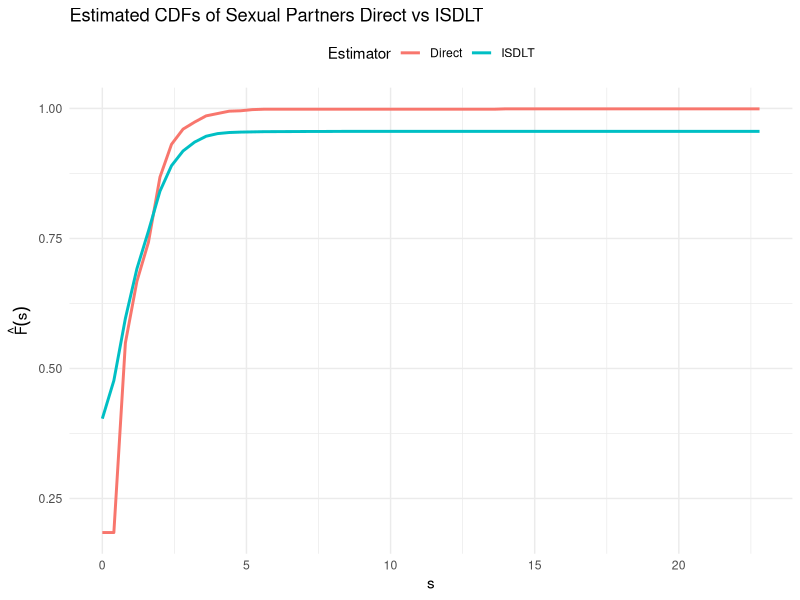
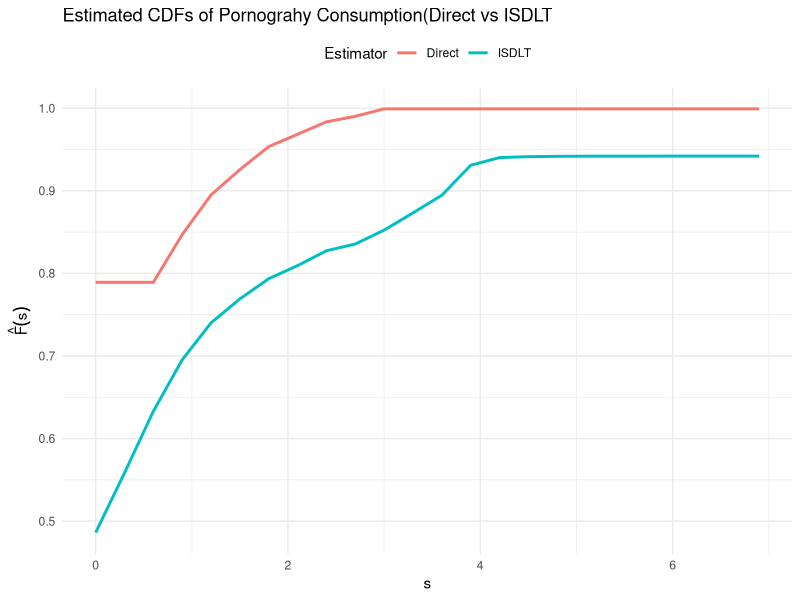
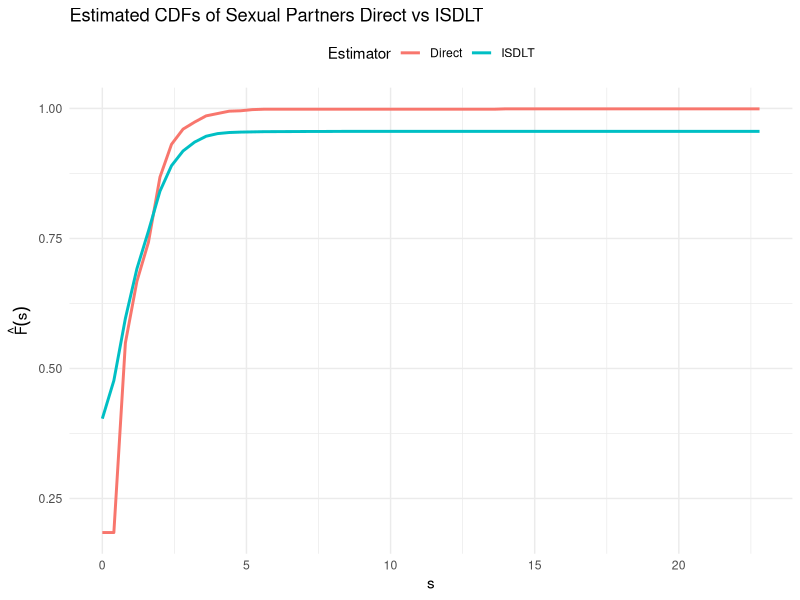
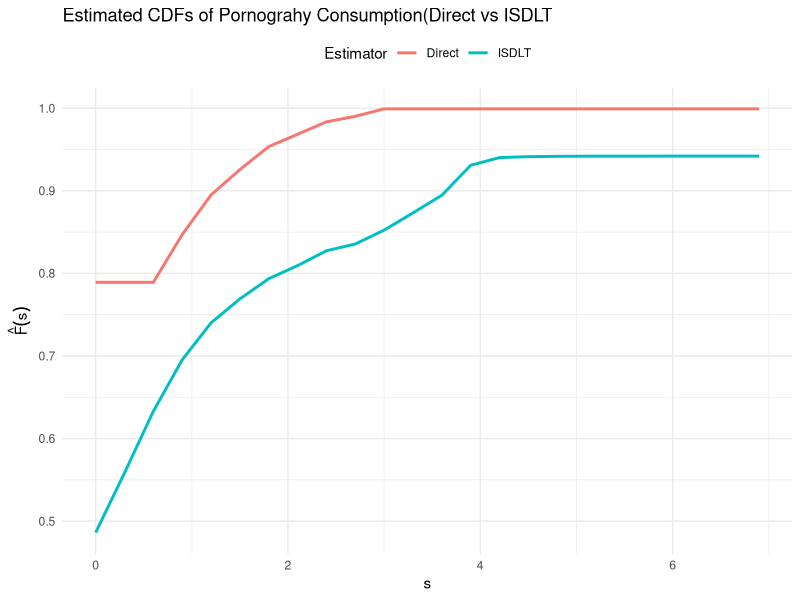

These charts were generated, in order, by the following R code:
## ---- chunk 1


library(haven)
library(tidyverse)

Kv14a <- read_sav("kv14a_EN_1.0p.sav")

glimpse(Kv14a)
head(Kv14a)

## ---- chunk 2


library(dplyr)

sexual_partners_data <- Kv14a %>%
  mutate(group = as.numeric(kv14a001)) %>%
  transmute(
    id = nomem_encr,
    group,

    
# GROUP 1 
# Long list:
# Q 1: How many times did you visit a restaurant last year?
# Q 2: How many different sexual partners have you had up to now?
restaurant_plus_sex = ifelse(group == 1, kv14a003, NA),

# Short list:
# How many cultural events (e.g. movies, concerts, theater, readings) did you go to last year?
cultural_events_short = ifelse(group == 1, kv14a005, NA),

  
# GROUP 2
# Long list:
# Q 1: How many cultural events (e.g. movies, concerts, theater, readings) did you go to last year?
# Q 2: How many different sexual partners have you had up to now?
cultural_plus_sex = ifelse(group == 2, kv14a007, NA),

# Short list:
# How many times did you visit a restaurant last year?
restaurant_short = ifelse(group == 2, kv14a009, NA),

   
# CONTROL GROUP (DIRECT QUESTIONING)
    
# Sensitive question:
# How many different sexual partners have you had up to now?
sexual_partners_direct = ifelse(group == 3, kv14a012, NA),

# Control item 1:
# How many cultural events (e.g. movies, concerts, theater, readings) did you go to last year?
cultural_events_direct = ifelse(group == 3, kv14a010, NA),

# Control item 2:
# How many times did you visit a restaurant last year?
restaurant_visits_direct = ifelse(group == 3, kv14a011, NA)
  )

# View(sexual_partners_data)

## ---- chunk 3

# group 1

# long list resturant + sexual partners
# short list cultural events

sex_g1 <- sexual_partners_data %>%
  dplyr::filter(group == 1) %>%
  dplyr::arrange(id) %>%
  dplyr::select(id, restaurant_plus_sex, cultural_events_short) 


# group 2 

# long list cultural + sexual partners
# short list restaurant visits

sex_g2 <- sexual_partners_data %>%
  dplyr::filter(group == 2) %>%
  dplyr::arrange(id) %>%
  dplyr::select(id, cultural_plus_sex, restaurant_short) 


# group 3 

# control sexual partners , cultural events , restaurant visits

sex_ctrl <- sexual_partners_data %>%
  dplyr::filter(group == 3) %>%
  dplyr::arrange(id) %>%
  dplyr::select(id, sexual_partners_direct, cultural_events_direct, restaurant_visits_direct)

colSums(is.na(sex_g1))
colSums(is.na(sex_g2))

anyNA(sex_g1)
anyNA(sex_g2)
anyNA(sex_ctrl)
## ---- chunk 4
# group 1

# long list resturant + sexual partners   S + C1
# short list cultural events  C1
sex_g1 <- sex_g1 %>%
  mutate(restaurant_plus_sex_trans = log(restaurant_plus_sex + 1),
         cultural_events_short_trans = log(cultural_events_short + 1)) %>%
  na.omit()

# group 2 

# long list cultural + sexual partners   S + C2
# short list restaurant visits    C2
sex_g2 <- sex_g2 %>%
  mutate(cultural_plus_sex_trans = log(cultural_plus_sex + 1),
         restaurant_short_trans = log(restaurant_short + 1)) %>%
  na.omit()

# group 3 

# control sexual partners , cultural events , restaurant visits
sex_ctrl <- sex_ctrl %>%
  mutate(sexual_partners_direct_trans = log(sexual_partners_direct + 1),
         cultural_events_direct_trans = log(cultural_events_direct + 1),
         restaurant_visits_direct_trans = log(restaurant_visits_direct + 1)) %>%
  na.omit()


colSums(is.na(sex_g1))
colSums(is.na(sex_g2))
  
#View(sex_g1)
#View(sex_g2)
#View(sex_ctrl)

anyNA(sex_ctrl)
anyNA(sex_g1)
anyNA(sex_g2)


## ---- chunk 5

# Y1_A: Group 1 long-list values   # S + C1
# Y2_B: Group 2 short-list values  # C2
 
Y1_A <- sex_g1$restaurant_plus_sex_trans  # S + C1
Y2_B <- sex_g2$restaurant_short_trans    # C2

# Y1_B: Group 1 short-list values   # C1
# Y2_A: Group 2 long-list values     # S + C2

Y1_B <- sex_g1$cultural_events_short_trans  # C1
Y2_A <- sex_g2$cultural_plus_sex_trans      # S + C2

# cdf for long list group S + C1 restaurant + sexual partners
F1_Y1 <- function(y) mean(Y1_A <= y, na.rm = TRUE)

# cdf for short list C2 restaurant visits
F0_Y1 <- function(y) mean(Y2_B <= y, na.rm = TRUE)




# cdf for long list S + C2  cultural events + sexual partners
F1_Y2 <- function(y) mean(Y2_A <= y, na.rm = TRUE)

# cdf for short list C1 cultural events
F0_Y2 <- function(y) mean(Y1_B <= y, na.rm = TRUE)

s_min <- min(sex_ctrl$sexual_partners_direct_trans, na.rm = TRUE)
s_max <- max(sex_ctrl$sexual_partners_direct_trans, na.rm = TRUE)

s_grid <- seq(s_min, s_max, 0.4)



F_raw_1 <- sapply(s_grid, function(s) {
  inner_vals <- sapply(Y2_B, function(Yi) F1_Y1(s + Yi) - F0_Y1(Yi))
  mean(inner_vals) + 0.5
})

F_raw_2 <- sapply(s_grid, function(s) {
  inner_vals <- sapply(Y1_B, function(Yi) F1_Y2(s + Yi) - F0_Y2(Yi))
  mean(inner_vals) + 0.5
})


F_hat_isdlt <- pmin(pmax(0.5 * (F_raw_1 + F_raw_2), 0), 1)




F_direct <- sapply(s_grid, function(s) 
  mean(sex_ctrl$sexual_partners_direct_trans <= s, na.rm = TRUE)
)

sex_results <- data.frame(
  s = s_grid,
  F_direct = round(F_direct, 4),
  F_isdlt = round(F_hat_isdlt, 4)
)




sex_results
 write.csv(sex_results, "sexual_partners_direct_vs_isdlt_cdf.csv", row.names = FALSE)

## ---- chunk 6
library(ggplot2)

# plot Direct vs ISDLT
ggplot(sex_results, aes(x = s)) +
  geom_line(aes(y = F_direct, color = "Direct"), linewidth = 1) +
  geom_line(aes(y = F_isdlt, color = "ISDLT"), linewidth = 1) +
  labs(
    title = "Estimated CDFs of Sexual Partners Direct vs ISDLT",
    x = "s",
    y = expression(hat(F)(s)),
    color = "Estimator"
  ) +
  theme_minimal()+
  theme(legend.position = "top")


ggsave("sexaul_partners_direct_vs_isdlt_cdf.png", width = 18, height = 10, dpi = 300)

## ---- chunk 7



pornography_data <- Kv14a %>%
  mutate(group = as.numeric(kv14a001)) %>%
  transmute(
    id = nomem_encr,
    group,

  
# GROUP 1 
# Long list:
# Question 1: How many days did your last holiday trip take?
# Q 2: Please think of the last 14 days. On how many of these days have you been watching pornography

holiday_plus_porn = ifelse(group == 1, kv14a002, NA),

# Short list:
# How many hours did you work last week?
work_hours_short = ifelse(group == 1, kv14a004, NA),

    
# GROUP 2 
# Long list:
# Question 1: How many hours did you work last week?
# Q 2: Please think of the last 14 days. On how many of these days have you been watching pornography
   
work_hours_plus_porn = ifelse(group == 2, kv14a006, NA),

# Short list:
# How many days did your last holiday trip take?
holiday_days_short = ifelse(group == 2, kv14a008, NA),

   
# CONTROL GROUP 3 (DIRECT QUESTIONING)
    
# Sensitive question:
# Please think of the last 14 days. On how many of these days have you been watching pornography
    
pornography_direct = ifelse(group == 3, kv14a015, NA),

# Control item 1:
# How many hours did you work last week?
work_hours_direct = ifelse(group == 3, kv14a013, NA),

# Control item 2:
# How many days did your last holiday trip take?
holiday_days_direct = ifelse(group == 3, kv14a014, NA)
  )



## ---- chunk 8

# group 1

# long list holiday + porn
# short list work hours

porno_g1 <- pornography_data %>%
  dplyr::filter(group == 1) %>%
  dplyr::arrange(id) %>%
  dplyr::select(id, holiday_plus_porn, work_hours_short) 


# group 2 

# long list cultural + sexual partners
# short list restaurant visits

porno_g2 <- pornography_data %>%
  dplyr::filter(group == 2) %>%
  dplyr::arrange(id) %>%
  dplyr::select(id, work_hours_plus_porn, holiday_days_short) 


# group 3 

# control sexual partners , cultural events , restaurant visits

porno_ctrl <- pornography_data %>%
  dplyr::filter(group == 3) %>%
  dplyr::arrange(id) %>%
  dplyr::select(id, pornography_direct, work_hours_direct, holiday_days_direct)

colSums(is.na(porno_g1))
colSums(is.na(porno_g2))

anyNA(porno_g1)
anyNA(porno_g2)
anyNA(porno_ctrl)

## ---- chunk 9
# group 1

# long list porn + holiday
# short list work hours
porno_g1 <- porno_g1 %>%
  mutate(holiday_plus_porn_trans = log(holiday_plus_porn + 1),
         work_hours_short_trans = log(work_hours_short + 1)) %>%
  na.omit()

# group 2 

# long list porn + work hours
# short list holidays
porno_g2 <- porno_g2 %>%
  mutate(work_hours_plus_porn_trans = log(work_hours_plus_porn + 1),
         holiday_days_short_trans = log(holiday_days_short + 1)) %>%
  na.omit()


# group 3 

# control sexual partners , cultural events , restaurant visits
porno_ctrl <- porno_ctrl %>%
  mutate(pornography_direct_trans = log(pornography_direct + 1),
         work_hours_direct_trans = log(work_hours_direct + 1),
         holiday_days_direct_trans = log(holiday_days_direct + 1)) %>%
  na.omit()


colSums(is.na(porno_g1))
colSums(is.na(porno_g2))
  
#View(sex_g1)
#View(sex_g2)
#View(sex_ctrl)

anyNA(sex_ctrl)
anyNA(sex_g1)
anyNA(sex_g2)


## ---- chunk 10



# Y1_A: Group 1 long-list values   S + C1
# Y2_B: Group 2 short-list values   C2

Y1_A <- porno_g1$holiday_plus_porn_trans  # S + C1
Y2_B <- porno_g2$holiday_days_short_trans    # C2

# Y1_B: Group 1 short-list values  C1
# Y2_A: Group 2 long-list values   S + C2

Y1_B <- porno_g1$work_hours_short_trans  # C1
Y2_A <- porno_g2$work_hours_plus_porn_trans      # S + C2

# cdf for long list group  S + C1 Porn + Holidays
F1_Y1 <- function(y) mean(Y1_A <= y, na.rm = TRUE)

# cdf for short list C2 Holidays
F0_Y1 <- function(y) mean(Y2_B <= y, na.rm = TRUE)


# cdf for long list S + C2 Work hours + Porn 
F1_Y2 <- function(y) mean(Y2_A <= y, na.rm = TRUE)

# cdf for short list C1 Work hours
F0_Y2 <- function(y) mean(Y1_B <= y, na.rm = TRUE)

s_min <- min(porno_ctrl$pornography_direct_trans, na.rm = TRUE)
s_max <- max(porno_ctrl$pornography_direct_trans, na.rm = TRUE)

s_grid <- seq(s_min, s_max, 0.3)



F_raw_1 <- sapply(s_grid, function(s) {
  inner_vals <- sapply(Y2_B, function(Yi) F1_Y1(s + Yi) - F0_Y1(Yi))
  mean(inner_vals) + 0.5
})

F_raw_2 <- sapply(s_grid, function(s) {
  inner_vals <- sapply(Y1_B, function(Yi) F1_Y2(s + Yi) - F0_Y2(Yi))
  mean(inner_vals) + 0.5
})


F_hat_isdlt <- pmin(pmax(0.5 * (F_raw_1 + F_raw_2), 0), 1)




F_direct <- sapply(s_grid, function(s) 
  mean(porno_ctrl$pornography_direct_trans <= s, na.rm = TRUE)
)

porno_results <- data.frame(
  s = s_grid,
  F_direct_ = round(F_direct, 4),
  F_isdlt_ = round(F_hat_isdlt, 4)
)




porno_results

write.csv(porno_results, "pornograhy_consumption_direct_vs_isdlt_cdf.csv", row.names = FALSE)


## ---- chunk 11

# plot Direct vs ISDLT
ggplot(porno_results, aes(x = s)) +
  geom_line(aes(y = F_direct_, color = "Direct"), linewidth = 1) +
  geom_line(aes(y = F_isdlt_, color = "ISDLT"), linewidth = 1) +
  labs(
    title = "Estimated CDFs of Pornograhy Consumption(Direct vs ISDLT",
    x = "s",
    y = expression(hat(F)(s)),
    color = "Estimator"
  ) +
  theme_minimal()+
  theme(legend.position = "top")

ggsave("pornograhy_consumption_direct_vs_isdlt_cdf.png", width = 18, height = 10, dpi = 300)
